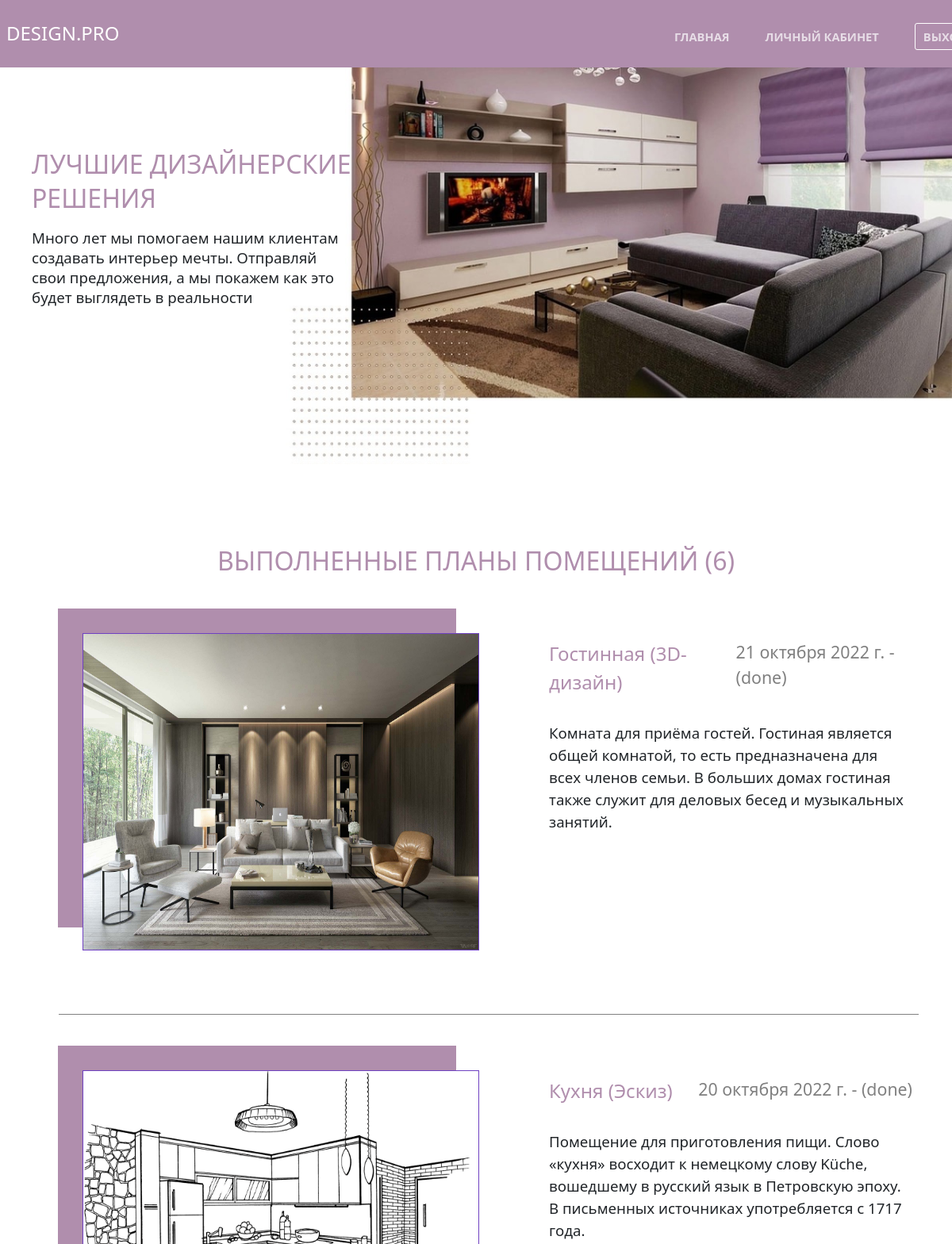
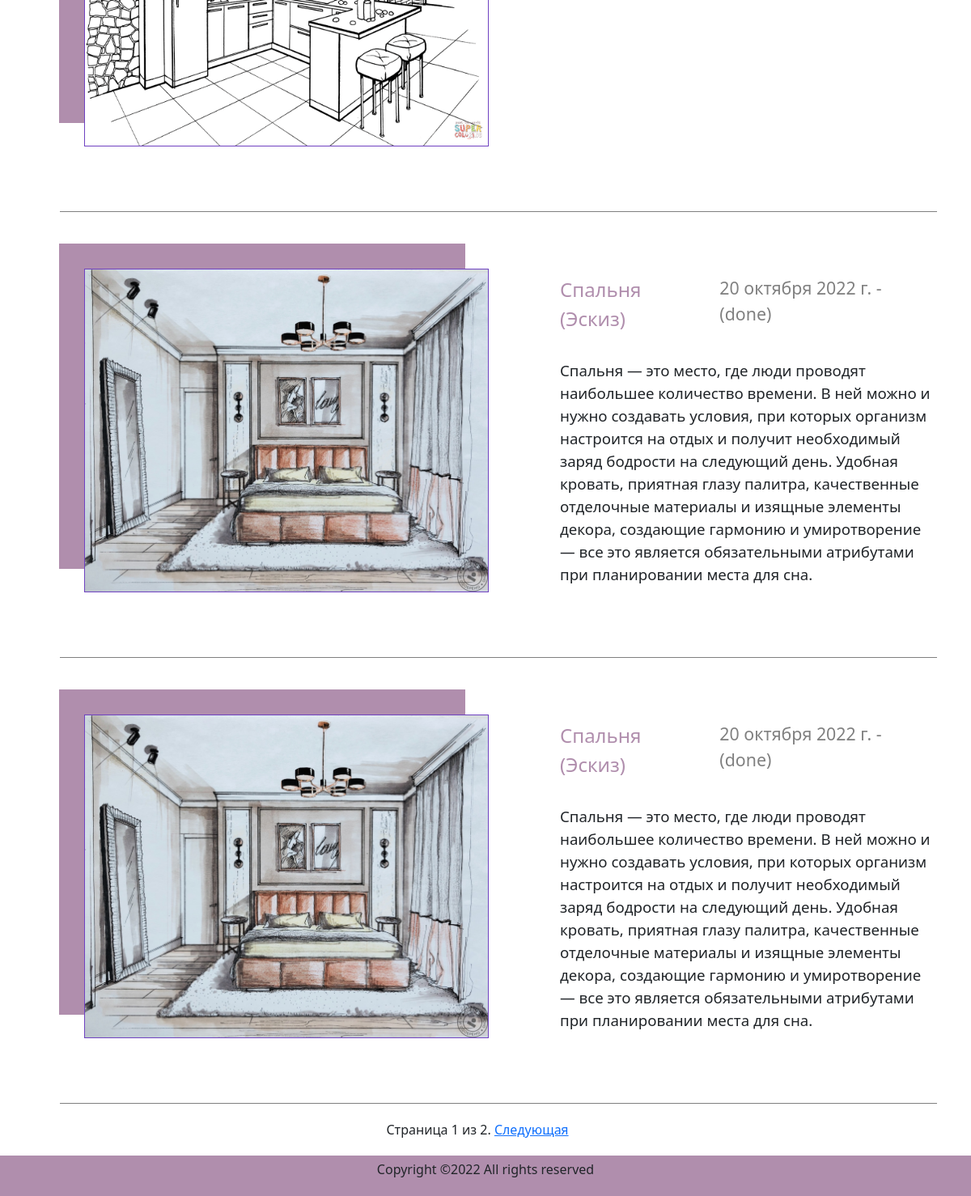
/catalog/ (signed in), run on the app's committed database (2 pictures, top to bottom).
### catalog/models.py (models this page shows, shortened)
class Application(models.Model):
    name = models.CharField(max_length=200, verbose_name='Название', blank=False)
    username = models.ForeignKey('User', on_delete=models.SET_NULL, null=True)
    description = models.TextField(max_length=1000, help_text='Напишите описание ', blank=False)
    categories = models.ForeignKey('Categorise', verbose_name='Категория', on_delete=models.CASCADE)
    image = models.ImageField(max_length=254, upload_to=get_name_file,
                              null=True, blank=False,
                              validators=[FileExtensionValidator(allowed_extensions=['jpg', 'jpeg', 'png', 'bmp'])])
    status = models.CharField(max_length=200, verbose_name='Статус',
                              choices=(('new', 'Новая'), ('in work', 'Принято в работу'), ('done', 'Выполнено')),
                              default='new')
    date = models.DateField(verbose_name='Дата добавления', auto_now_add=True)
    img = models.ImageField(max_length=254, upload_to=get_name_file, null=True, blank=True,
                            validators=[FileExtensionValidator(allowed_extensions=['jpg', 'jpeg', 'png', 'bmp'])])
    comment = models.TextField(max_length=1000, help_text="Комментарий", blank=True)

class Categorise(models.Model):
    name = models.CharField(max_length=200, help_text="Напишите категорию", blank=False)
    def __str__(self):
        return self.name

### catalog/views.py (the view)
# urls.py: path('', ApplicationAllListView.as_view(), name='index'),
class ApplicationAllListView(generic.ListView):
    model = Application
    template_name = 'index.html'
    paginate_by = 4
    def get_context_data(self, *args, **kwargs):
        context = super(ApplicationAllListView, self).get_context_data(*args, **kwargs)
        context['count'] = Application.objects.filter(status='done').count()
        return context
    def get_queryset(self):
        return Application.objects.filter(status='done').order_by('-date')

### templates/index.html
{% extends "base_generic.html" %}
{% block content %}
 <div><P class="zgl">Выполненные планы помещений ({{count}})</P></div>
  {% if application_list %}
  <ul>
   {% for application in application_list %}
                     <div class=" box-shadow content-window">
                          <div class="d-flex ">
                                <div>
                                     <img src="{{application.image.url}}">
                                </div>
                                <div>
                                    <div class="d-flex justify-content-between">
                                         <p class="p-2"> {{application.name}} ({{application.categories}})</p>
                                        <p class="p-2"> {{application.date}} - ({{application.status}})</p>
                                    </div>
                                    <p class="p-2"> {{application.description}}</p>
                                </div>
                         </div>
                    </div>
            {% endfor %}
  </ul>
 {% else %}
    <p class="zgl">Планов помещений нет</p>
  {% endif %}
{% endblock %}

### templates/base_generic.html (shortened to what this page needs)
<!DOCTYPE html>
<html lang="en">
<head>
  {% load static %}
    <link rel="stylesheet" href="{% static 'css/style.css'%}">
  <link rel="stylesheet" href="{% static 'css/bootstrap.min.css' %}">
</head>
<body>
<div class="container-fluid px-0">
    <header class="header">
            <section>
                 <h4 class="mr-md-auto p-2 text-white">DESIGN.PRO</h4>
                <nav>
                    <li><a  href="{% url 'index'  %}">ГЛАВНАЯ</a></li>
                    {% if user.is_authenticated %}
                    <li><a class="" href="{%url 'profile'%}">ЛИЧНЫЙ КАБИНЕТ</a></li>
                    <li><a class="" href="{%url 'logout'%}">ВЫХОД</a></li>
                      {% else %}
                    <li><a href="{%url 'register'%}">РЕГИСТРАЦИЯ</a></li>
                    <li><a href="{%url 'login'%}">ВХОД</a>
                    {% endif %}
               </nav>
            </section>
        </header>
       <div class="bg-white ">
       <div class="window">
                <p>ЛУЧШИЕ ДИЗАЙНЕРСКИЕ<br> РЕШЕНИЯ</p>
                <P>Много лет мы помогаем нашим клиентам<br>
                    создавать интерьер мечты. Отправляй <br>свои предложения, а мы покажем как это<br>
                будет выглядеть в реальности</P>
       </div>
   </div>
   <div class="bg-white">
       <div class="container bg-white m-auto-0">
       {% block content %}
       {% endblock %}
       </div>
   </div>
    {% block pagination %}
    {% if is_paginated %}
        <div class="pagination justify-content-center m-auto bg-white">
            <span class="page-links">
                <span class="page-current">
                    Страница {{ page_obj.number }} из {{ page_obj.paginator.num_pages }}.
                </span>
                {% if page_obj.has_next %}
                    <a href="{{ request.path }}?page={{ page_obj.next_page_number }}">Следующая</a>
                {% endif %}
            </span>
        </div>
    {% endif %}
  {% endblock %}
    <footer class="footer_part d-flex justify-content-center align-items-center ">
        <div class="copyright_part">
            <div class="container">
                <div class="row ">
                    <div class="col-lg-12">
                        <div class="copyright_text">
                            <P>
Copyright &copy;<script>document.write(new Date().getFullYear());</script> All rights reserved</P>
                        </div>
                    </div>
                </div>
            </div>
        </div>
    </footer>
</div>
</body>
</html>

### catalog/static/css/style.css (style rules this page uses)
* { margin: 0; padding: 0; }
body { background-color: #b08ead!important; }
.header { margin: 0 auto; height: 65px; width: 1230px; }
.header>section { display: flex; justify-content: space-between; margin-top: 20px; }
.header>section>nav { display: flex; align-items: center; }
.header>section>nav>li>a { margin-left: 45px; font-size: 11pt; text-decoration: none; color: rgba(255, 255, 255, 0.7); font-weight: bold; }
.header>section>nav>li:last-child>a { border: 1px solid white; padding: 6px 10px; border-radius: 3px; }
.header>section>nav>li { list-style-type: none; }
.window { width: auto; height: 500px; background-image:url(../img/11111.jpg) ; background-position-y: -150px; background-size: cover; z-index: 1; }
.window>p:first-child { color: #b08ead; font-size: 24pt; font-weight: normal ; line-height: normal; margin-left: 40px; padding-top: 100px; }
ul { margin-bottom: 0!important; }
.window>p:last-child { font-size: 14pt; margin-left: 40px; line-height: normal; }
.zgl { color: #b08ead; font-size: 24pt; font-weight: normal ; line-height: normal; padding-top: 100px; text-transform: uppercase; text-align: center; margin-bottom: 30px; }
.content-window { margin-top: 50px; border-bottom: solid 1px gray ; }
.content-window>div>div:first-child>img { background-size: cover; box-shadow: -30px -30px 0px 1px #b08ead; border: solid 1px #6f42c1; margin-left: 30px; margin-bottom: 80px; margin-top: 20px; height: 400px; width: 500px; }
.content-window>div>div:last-child>div { margin-top: 20px; margin-left: 80px; }
.content-window>div>div:last-child>div>p:first-child { color: #b08ead; font-size: 18pt; font-weight: normal ; }
.content-window>div>div:last-child>div>p:last-child { color: gray; font-size: 16pt; }
.content-window>div>div:last-child>p { margin-left: 80px; font-size: 14pt; }
.pagination { padding: 20px; }
footer { height: 50px; }

### data on the page
Application: image (picture), name "Гостинная", categories "3D-дизайн", date "21 октября 2022 г.", status "done", description "Комната для приёма гостей. Гостиная является общей комнатой, то есть предназначена для всех членов семьи. В больших домах гостиная также служит для деловых бесед и музыкальных занятий."
Application: image (picture), name "Кухня", categories "Эскиз", date "20 октября 2022 г.", status "done", description "Помещение для приготовления пищи. Слово «кухня» восходит к немецкому слову Küche, вошедшему в русский язык в Петровскую эпоху. В письменных источниках употребляется с 1717 года."
Application: image (picture), name "Спальня", categories "Эскиз", date "20 октября 2022 г.", status "done", description "Спальня — это место, где люди проводят наибольшее количество времени. В ней можно и нужно создавать условия, при которых организм настроится на отдых и получит необходимый заряд бодрости на следующий день. Удобная кровать, приятная глазу палитра, качественные отделочные материалы и изящные элементы декора, создающие гармонию и умиротворение — все это является обязательными атрибутами при планировании места для сна."
Application: image (picture), name "Спальня", categories "Эскиз", date "20 октября 2022 г.", status "done", description "Спальня — это место, где люди проводят наибольшее количество времени. В ней можно и нужно создавать условия, при которых организм настроится на отдых и получит необходимый заряд бодрости на следующий день. Удобная кровать, приятная глазу палитра, качественные отделочные материалы и изящные элементы декора, создающие гармонию и умиротворение — все это является обязательными атрибутами при планировании места для сна."

### other printed values
{{ count }} "6"
{{ page_obj.number }} "1"
{{ page_obj.paginator.num_pages }} "2"
